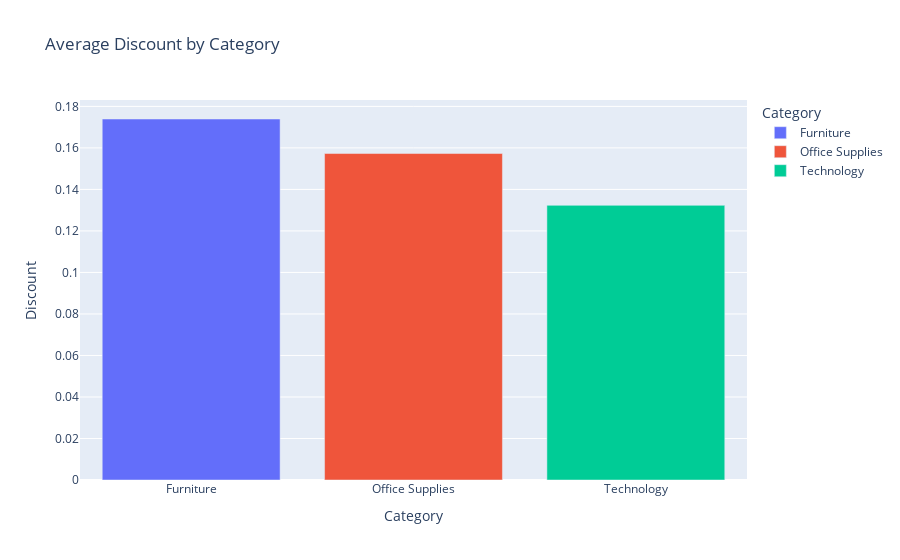

Write notebook code for a chart like this one.
### Code cell
# 7. Bar Chart
avg_discount = pp.groupby('Category')['Discount'].mean().reset_index()
fig7 = px.bar(avg_discount, x='Category', y='Discount', color='Category',
              title='Average Discount by Category')
fig7.show()

### Figure 1 — Plotly figure (JSON) as saved in the notebook; plotly's stock layout.template omitted (floating-point values rounded to 4 significant figures)
{"data": [{"alignmentgroup": "True", "hovertemplate": "Category=%{x}<br>Discount=%{y}<extra></extra>", "legendgroup": "Furniture", "marker": {"color": "#636efa", "pattern": {"shape": ""}}, "name": "Furniture", "offsetgroup": "Furniture", "orientation": "v", "showlegend": true, "textposition": "auto", "type": "bar", "x": ["Furniture"], "xaxis": "x", "y": [0.1739], "yaxis": "y"}, {"alignmentgroup": "True", "hovertemplate": "Category=%{x}<br>Discount=%{y}<extra></extra>", "legendgroup": "Office Supplies", "marker": {"color": "#EF553B", "pattern": {"shape": ""}}, "name": "Office Supplies", "offsetgroup": "Office Supplies", "orientation": "v", "showlegend": true, "textposition": "auto", "type": "bar", "x": ["Office Supplies"], "xaxis": "x", "y": [0.1573], "yaxis": "y"}, {"alignmentgroup": "True", "hovertemplate": "Category=%{x}<br>Discount=%{y}<extra></extra>", "legendgroup": "Technology", "marker": {"color": "#00cc96", "pattern": {"shape": ""}}, "name": "Technology", "offsetgroup": "Technology", "orientation": "v", "showlegend": true, "textposition": "auto", "type": "bar", "x": ["Technology"], "xaxis": "x", "y": [0.1323], "yaxis": "y"}], "layout": {"barmode": "relative", "legend": {"title": {"text": "Category"}, "tracegroupgap": 0}, "title": {"text": "Average Discount by Category"}, "xaxis": {"anchor": "y", "categoryarray": ["Furniture", "Office Supplies", "Technology"], "categoryorder": "array", "domain": [0, 1], "title": {"text": "Category"}}, "yaxis": {"anchor": "x", "domain": [0, 1], "title": {"text": "Discount"}}}}
